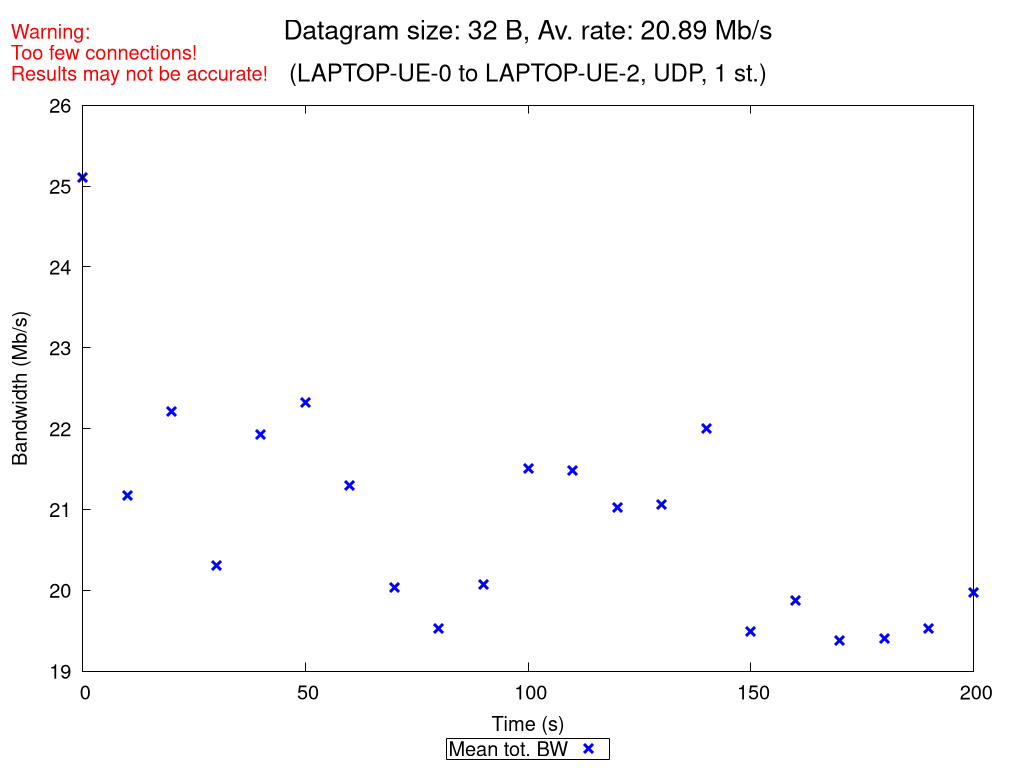

Reproduce this figure in gnuplot.
set terminal pngcairo nocrop enhanced size 1024,768 font "Verdana,15"
set output "UDP_1_st_2020_10_12_08-36-02_one2two_00032B.png"

set title "{/=20 Datagram size: 32 B, Av. rate: 20.89 Mb/s}\n\n{/=18 (LAPTOP-UE-0 to LAPTOP-UE-2, UDP, 1 st.)}"
set label "Warning:\nToo few connections!\nResults may not be accurate!" at screen 0.01, screen 0.96 tc rgb "red"

set xlabel "Time (s)"
set ylabel "Bandwidth (Mb/s)"
set ytics nomirror
set key bmargin center horizontal box samplen 1 width -1
set bmargin 4.6
set rmargin 4.5

rf = 1000000.0  # rate factor
set style fill transparent solid 0.2 noborder
set autoscale xfix
plot "UDP_1_st_2020_10_12_08-36-02_one2two_00032B_iperf_processed.dat" using 1:($2/rf-$3/rf):($2/rf+$3/rf) with filledcurves lc rgb "blue" notitle, \
     "" using 1:($2/rf) with points pt 2 ps 1.5 lw 3 lc rgb "blue" title "Mean tot. BW", \
